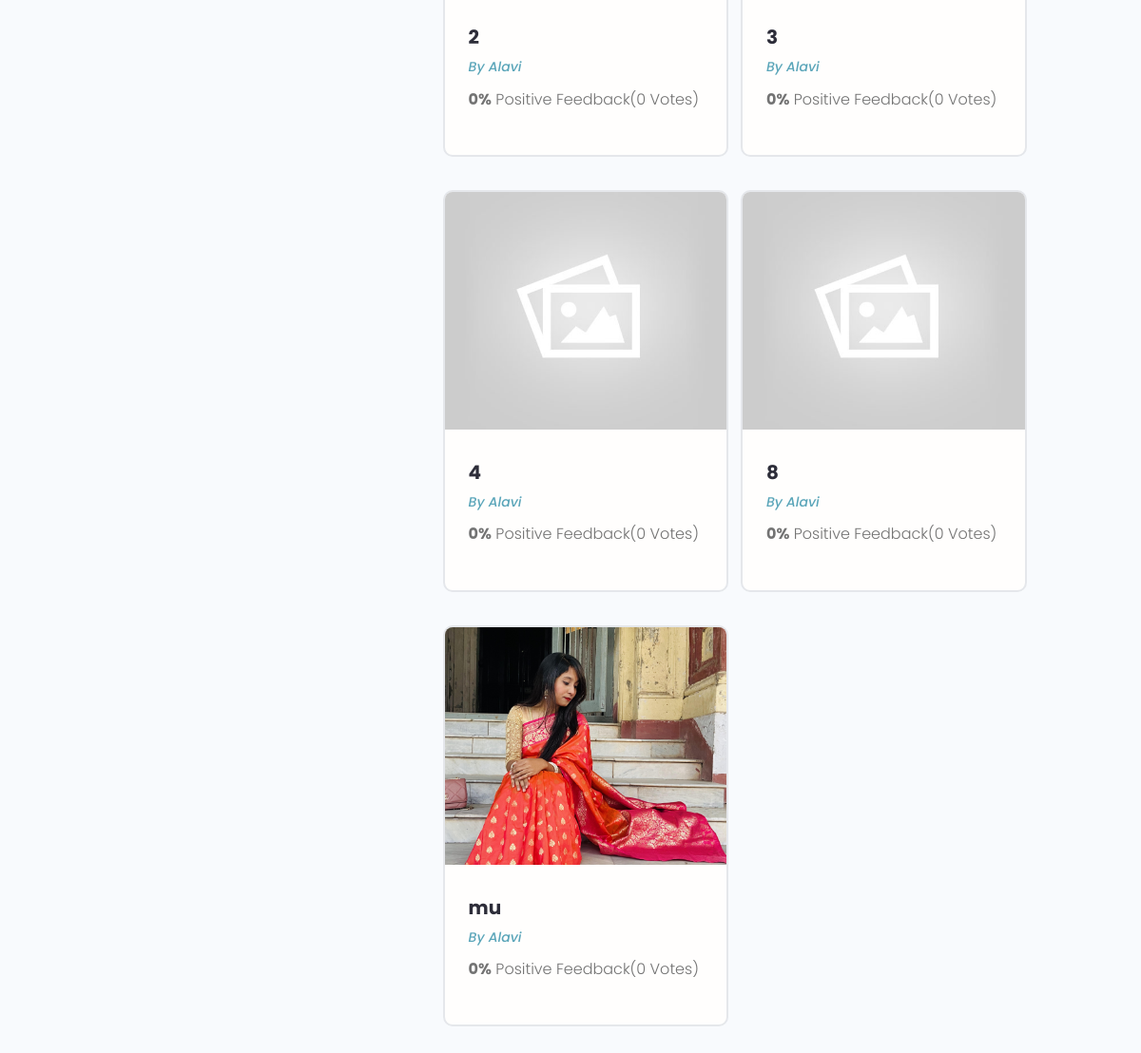
/profile/c2ece5520c5542e2ad75a50f5f423734/ (lower part), run on an earlier commit of the app's database.
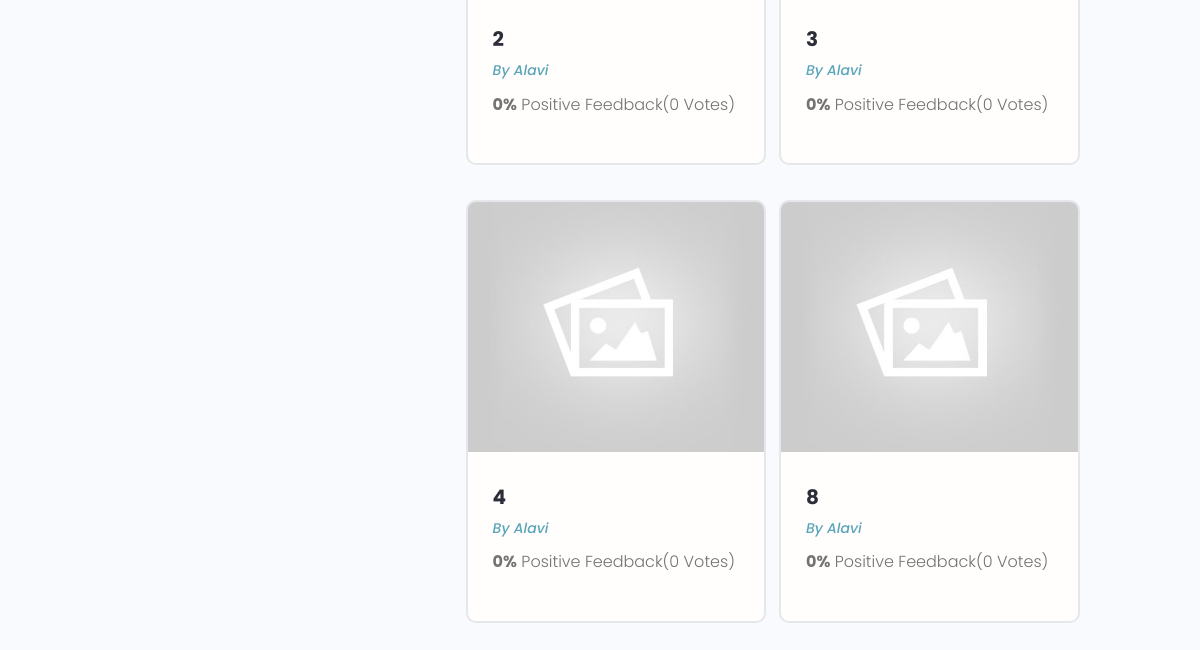
And on a later commit of the database.
### projects/models.py (models this page shows, shortened)
class Project(models.Model):
    owner = models.ForeignKey(Profile, null=True,blank=True, on_delete=models.SET_NULL)#profile connected to project model
    title = models.CharField(max_length=200)
    description = models.TextField(null=True, blank=True)  # This means the field can be empty in the database, and null can be submitted
    featured_image = models.ImageField(null=True, blank=True ,default='default.jpg')
    demo_link = models.CharField(max_length=2000, null=True, blank=True)
    source_link = models.CharField(max_length=2000, null=True, blank=True)
    tags = models.ManyToManyField('Tag', blank=True)
    vote_total = models.IntegerField(default=0 , null=True,blank=True)
    vote_ratio = models.IntegerField(default=0 , null=True,blank=True)
    created = models.DateField(auto_now_add=True)
    id = models.UUIDField(default=uuid.uuid4, unique=True, primary_key=True, editable=False)  # Primary key
    class Meta:
          ordering = ['-vote_ratio','-vote_total','title']

### users/models.py (models this page shows, shortened)
class Profile(models.Model):
    user = models.OneToOneField(User, on_delete=models.CASCADE, null=True, blank=True) #conecting user to prfile
    name = models.CharField(max_length=200, blank=True, null=True)
    email = models.EmailField(max_length=500, blank=True, null=True)
    username = models.CharField(max_length=200, blank=True, null=True)
    location = models.CharField(max_length=200, blank=True, null=True)
    short_intro = models.CharField(max_length=200, blank=True, null=True)
    bio = models.TextField(blank=True, null=True)
    profile_image = models.ImageField(blank=True, null=True, upload_to='profiles/', default="profiles/user-default.png")
    social_github = models.CharField(max_length=200, blank=True, null=True)
    social_linkedin = models.CharField(max_length=200, blank=True, null=True)
    social_twiiter = models.CharField(max_length=200, blank=True, null=True)
    social_facebook = models.CharField(max_length=200, blank=True, null=True)
    social_website = models.CharField(max_length=200, blank=True, null=True)
    created = models.DateField(auto_now_add=True)
    id = models.UUIDField(default=uuid.uuid4, unique=True, primary_key=True, editable=False)

### users/views.py (the view)
# urls.py: path('profile/<str:pk>/',views.UserProfile, name = 'user-profile'),
def UserProfile(request, pk):
    profile = Profile.objects.get(id=pk)
    topSkills = Skill.objects.filter(owner=profile).exclude(description__exact='')
    otherSkills = Skill.objects.filter(owner=profile, description='')
    context = {'profile': profile, 'topSkills': topSkills, 'otherSkills': otherSkills}
    return render(request, 'users/user-profile.html', context)

### users/templates/users/user-profile.html (shortened to what this page needs)
{% extends 'main.html' %}
{% block content %}
<main class="profile my-md">
  <div class="container">
    <div class="layout">
      <div class="column column--1of3">
      </div>
      <div class="column column--2of3">
        <div class="devInfo">
          <div class="grid grid--two">
            {% for project in profile.project_set.all %}
            <div class="column">
              <div class="card project">
                <a href="{% url 'project' project.id %}" class="project">
                  <img class="project__thumbnail" src="{{ project.featured_image.url }}" alt="project thumbnail" />
                  <div class="card__body">
                    <h3 class="project__title">{{project.title}}</h3>
                    <p><a class="project__author" href="{% url 'user-profile' project.owner.id %}">By {{project.owner.name}}</a></p>
                    <p class="project--rating"><span style="font-weight: bold"> {{project.vote_ratio}}%</span> Positive Feedback({{ project.vote_total }} Vote{% if project.vote_total != 1 %}s{% endif %})</p>
                  </div>
                </a>
              </div>
            </div>
            {% endfor %}
          </div>
        </div>
      </div>
    </div>
  </div>
</main>
{% endblock %}

What changed in the data, as far as the page shows it:
removed Project: featured_image (picture), title "mu", owner.name "Alavi", vote_ratio "0", vote_total "0", shows "s"
